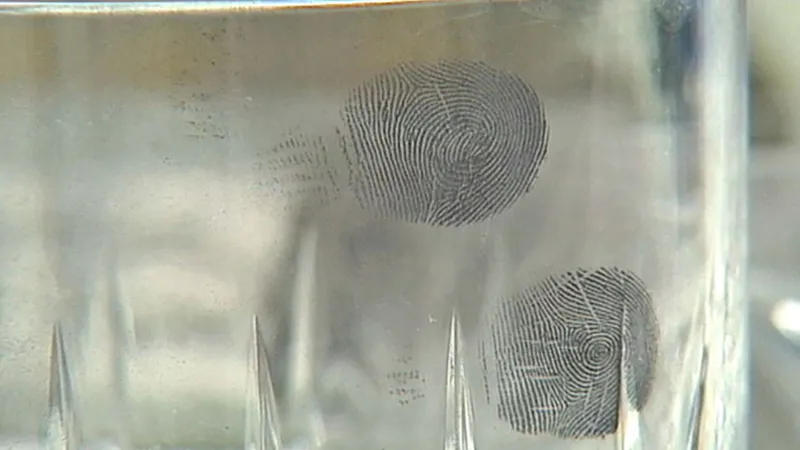
#> input picture CSC515 Foundations of Computer Vision /Critical Thinking/Critical Thinking 5/fingerprint.jpg, 800 x 450 px
$ python critical_thinking_5.py
#> lines starting #> are read from the running program, lines starting #| are printed output that depends on the picture; after the words box and inside, x2 and y2 are one past the last pixel; in counts of white or black regions, pixels touching at a corner belong together
import cv2
import matplotlib.pyplot as plt

def morphological_operations(binary_image, kernel):
    dilated = cv2.dilate(binary_image, kernel, iterations=1)
    eroded = cv2.erode(binary_image, kernel, iterations=1)
    opened = cv2.morphologyEx(binary_image, cv2.MORPH_OPEN, kernel)
    closed = cv2.morphologyEx(binary_image, cv2.MORPH_CLOSE, kernel)

    return dilated, eroded, opened, closed

def main():
    image = cv2.imread('fingerprint.jpg', cv2.IMREAD_GRAYSCALE)
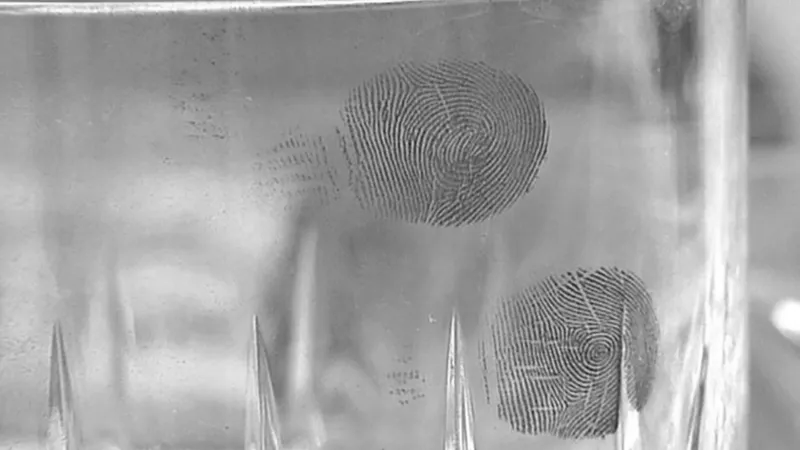
#> image: shape (450, 800); min 33, max 255, mean 162.1

    threshold, binary_image = cv2.threshold(image, 127, 255, cv2.THRESH_BINARY)
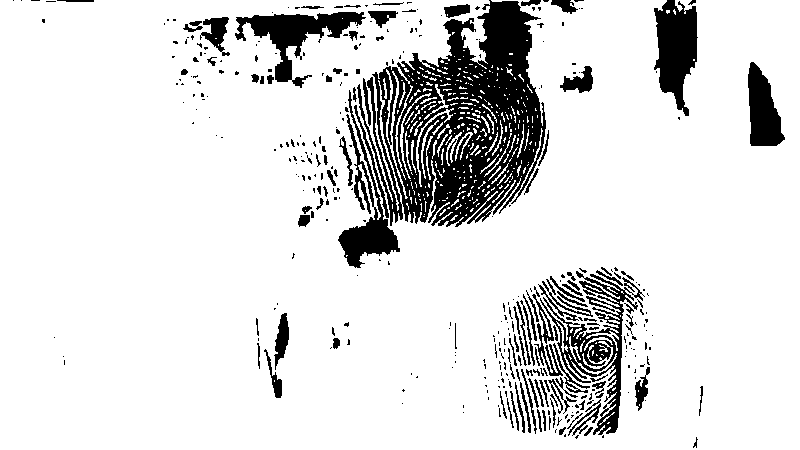
#> binary_image: shape (450, 800); 86.6% white; 376 black regions (263 under 20 px), largest, box (x1, y1, x2, y2) and area: (357, 0, 546, 227) 22124, (540, 271, 645, 435) 3917, (654, 0, 698, 116) 3239
    kernel = cv2.getStructuringElement(cv2.MORPH_RECT, (3, 3))

    dilated, eroded, opened, closed = morphological_operations(binary_image, kernel)
#> in morphological_operations, `dilated = cv2.dilate(binary_image, kernel, iterations=1)`:
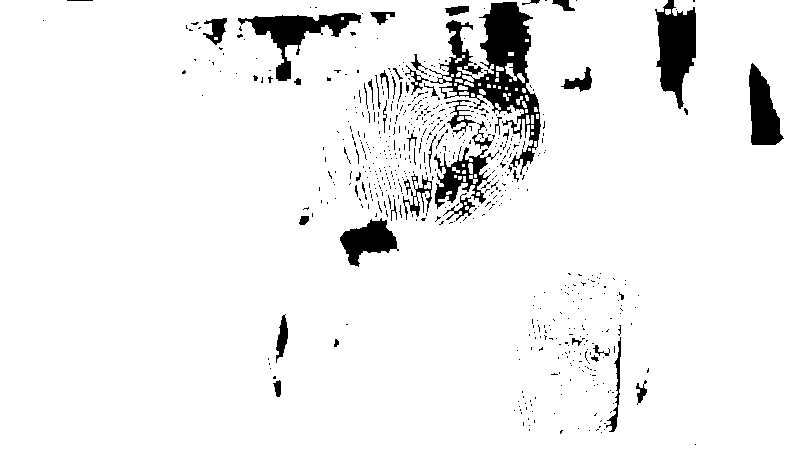
#> dilated: shape (450, 800); 93.9% white; 596 black regions (547 under 20 px), largest, box (x1, y1, x2, y2) and area: (429, 2, 541, 175) 6018, (655, 0, 696, 109) 2760, (238, 13, 361, 81) 2405
#> in morphological_operations, `eroded = cv2.erode(binary_image, kernel, iterations=1)`:
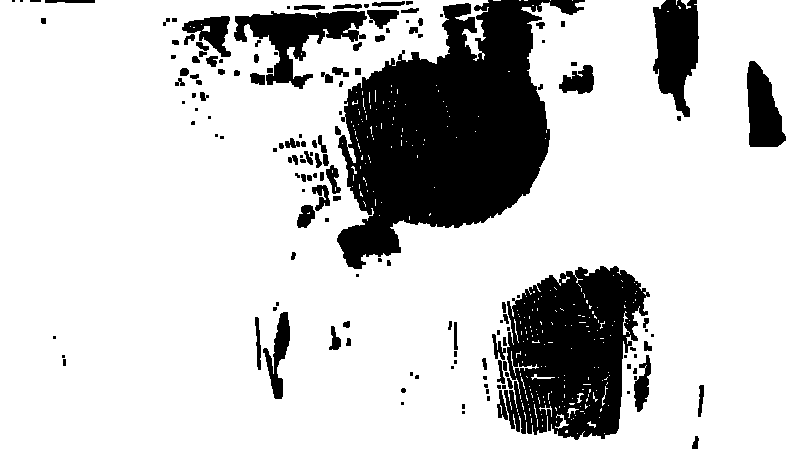
#> eroded: shape (450, 800); 79.6% white; 151 black regions (60 under 20 px), largest, box (x1, y1, x2, y2) and area: (337, 0, 585, 269) 36123, (497, 266, 650, 440) 17820, (234, 11, 367, 89) 4219
#> in morphological_operations, `opened = cv2.morphologyEx(binary_image, cv2.MORPH_OPEN, kernel)`:
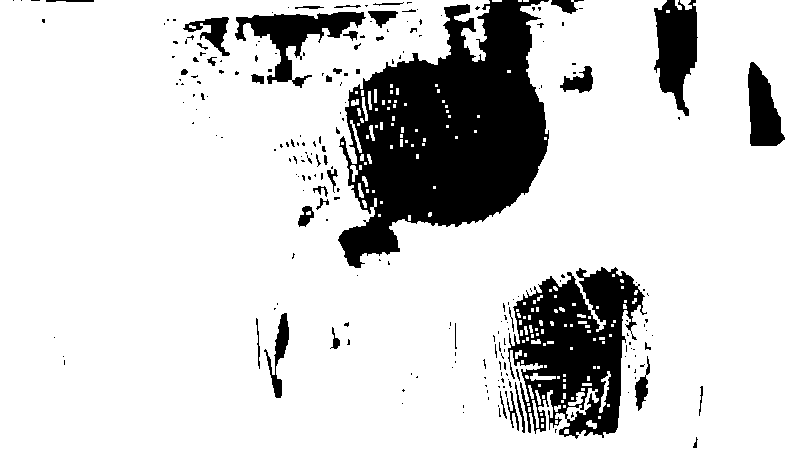
#> opened: shape (450, 800); 83.2% white; 222 black regions (177 under 20 px), largest, box (x1, y1, x2, y2) and area: (338, 0, 549, 268) 32831, (508, 267, 647, 439) 13330, (235, 12, 366, 88) 3312
#> in morphological_operations, `closed = cv2.morphologyEx(binary_image, cv2.MORPH_CLOSE, kernel)`:
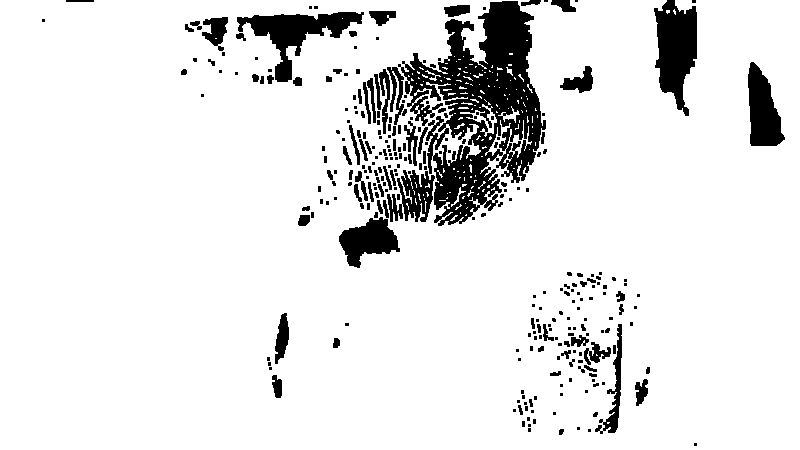
#> closed: shape (450, 800); 89.7% white; 289 black regions (183 under 20 px), largest, box (x1, y1, x2, y2) and area: (398, 1, 546, 226) 15390, (654, 0, 697, 116) 3193, (237, 12, 364, 82) 2976

    figure, axes = plt.subplots(2, 3, figsize=(12,8))

    axes[0, 0].imshow(image, cmap='gray')
    axes[0, 0].set_title('Original Image')

    axes[0, 1].imshow(binary_image, cmap='gray')
    axes[0, 1].set_title('Binary Image')

    axes[0, 2].imshow(dilated, cmap='gray')
    axes[0, 2].set_title('Dilated Image')

    axes[1, 0].imshow(eroded, cmap='gray')
    axes[1, 0].set_title('Eroded Image')

    axes[1, 1].imshow(opened, cmap='gray')
    axes[1, 1].set_title('Opened Image')

    axes[1, 2].imshow(closed, cmap='gray')
    axes[1, 2].set_title('Closed Image')

    plt.show()

if __name__ == '__main__':
    main()
